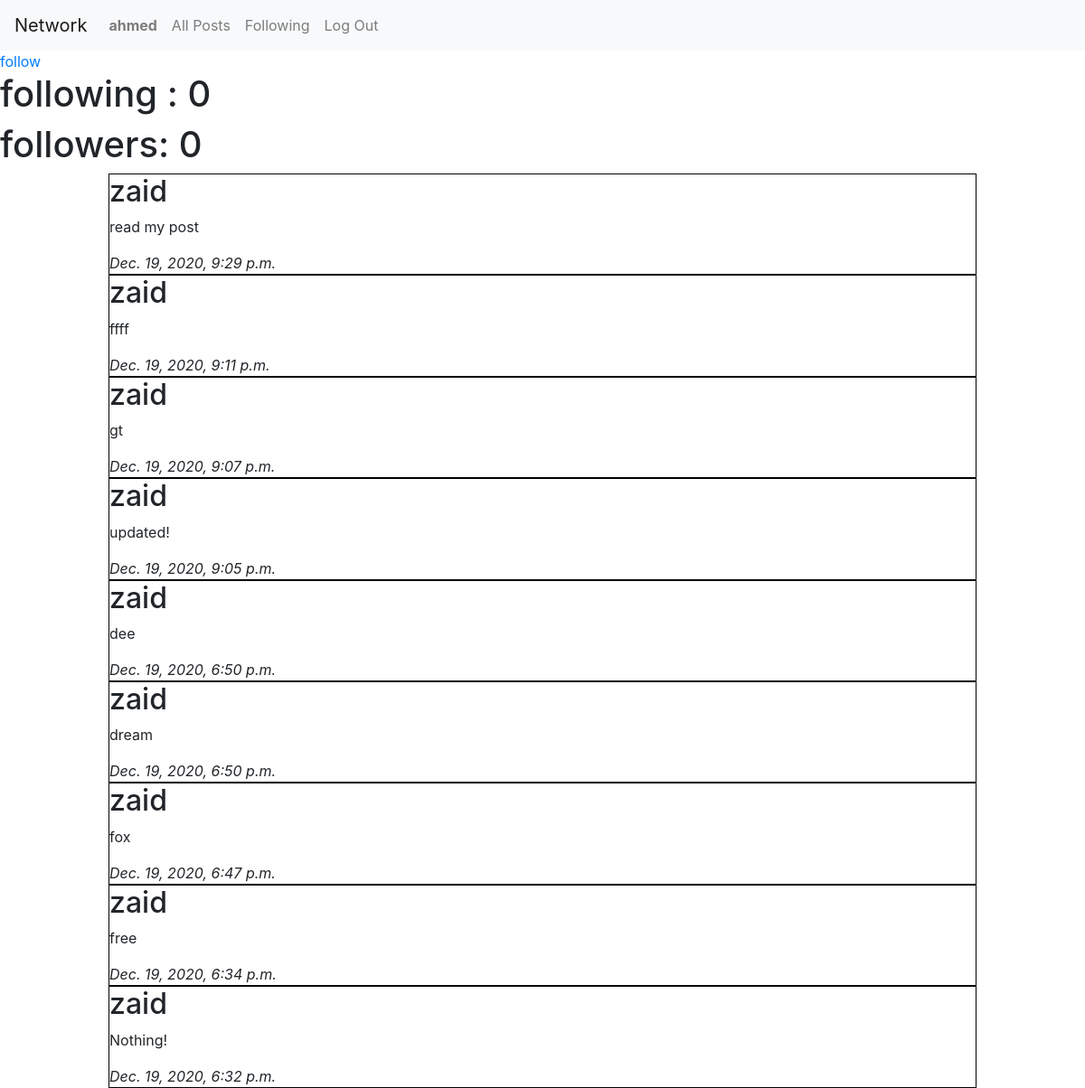
Screenshot of /profile/3 (signed in) with the database file from the repository.
### network/models.py (models this page shows, shortened)
class User(AbstractUser):
    following = models.ManyToManyField('self', symmetrical=False, related_name="followers")
    picture = models.ImageField(height_field="hieght_field", width_field="widt_field", upload_to='media/', null=True, blank=True)
    height_field = models.IntegerField(default=0)
    width_fiels = models.IntegerField(default=0)

class Post(models.Model):
    content = models.TextField(max_length=100)
    timestamp = models.DateTimeField(auto_now_add=True)
    created_by = models.ForeignKey(User, on_delete=models.CASCADE, related_name="poster")
    like = models.ManyToManyField(User, related_name="user_like")
    num_likes= models.IntegerField(default=0)
    image = models.ImageField(blank= True,upload_to ='media')

### network/views.py (the view)
# urls.py: path("profile/<user_id>", views.profile, name="profile"),
@login_required
def profile(request, user_id):
    user = User.objects.get(pk=user_id)
    user_login= User.objects.get(pk=request.user.id)
    if(request.user.id == user.id):
        follow=False
    else:
        follow = True
    is_follow = user.following.filter(username=user_login).exists()
    followers = user.following.all().count()
    following = user.followers.all().count()
    allposts = Post.objects.filter(created_by=user_id).order_by('-timestamp')
    return render(request, "network/profile.html",{
        "following": following,
        "followers": followers,
        "allposts" : allposts,
        "follow" : follow,
        "user_id" : user_id,
        "is_follow" : is_follow
    })

### network/templates/network/profile.html (shortened to what this page needs)
{% extends "network/layout.html" %}
{% load static %}
{% block body %}
    {% if follow %}
    {% if is_follow %}
        <a href="{% url 'follow' user_id %}">unfollow</a>
    {% else %}
        <a href="{% url 'follow' user_id %}">follow</a>
    {% endif%}
    {% endif %}
    <h1>following : {{ following }}</h1>
    <h1>followers: {{ followers }}</h1>
    <div id="user_posts">
    {% for post in allposts %}
    <div class="userpost">
        <h2>{{ post.created_by }}</h2>
        <p>{{ post.content }} </p>
        <i>{{ post.timestamp }}</i>
    </div>
    {% endfor %}
</div>
{% endblock%}

### network/templates/network/layout.html (shortened to what this page needs)
{% load static %}
<!DOCTYPE html>
<html lang="en">
    <head>
        <link rel="stylesheet" href="https://stackpath.bootstrapcdn.com/bootstrap/4.4.1/css/bootstrap.min.css">
        <link href="{% static 'network/styles.css' %}" rel="stylesheet">
    </head>
    <body>
        <nav class="navbar navbar-expand-lg navbar-light bg-light">
            <a class="navbar-brand" href="{% url 'index' %}">Network</a>
            <div>
              <ul class="navbar-nav mr-auto">
                {% if user.is_authenticated %}
                    <li class="nav-item">
                        <a class="nav-link" href="{% url 'profile' user.id %}"><strong>{{ user.username }}</strong></a>
                    </li>
                {% endif %}
                <li class="nav-item">
                  <a class="nav-link" href="{% url 'index' %}">All Posts</a>
                </li>
                {% if user.is_authenticated %}
                    <li class="nav-item">
                        <a class="nav-link" href="{% url 'following' user.id %}">Following</a>
                    </li>
                    <li class="nav-item">
                        <a class="nav-link" href="{% url 'logout' %}">Log Out</a>
                    </li>
                {% endif %}
              </ul>
            </div>
          </nav>
        <div class="body">
            {% block body %}
            {% endblock %}
        </div>
    </body>
</html>

### network/static/network/styles.css (style rules this page uses)
#user_posts { margin-left: auto; margin-right: auto; width: 80%; }
#user_posts .userpost { border: 1px solid black; }

### rows the page displays
User: username "ahmed"
Post: created_by "zaid", content "read my post", timestamp "Dec. 19, 2020, 9:29 p.m."
Post: created_by "zaid", content "ffff", timestamp "Dec. 19, 2020, 9:11 p.m."
Post: created_by "zaid", content "gt", timestamp "Dec. 19, 2020, 9:07 p.m."
Post: created_by "zaid", content "updated!", timestamp "Dec. 19, 2020, 9:05 p.m."
Post: created_by "zaid", content "dee", timestamp "Dec. 19, 2020, 6:50 p.m."
Post: created_by "zaid", content "dream", timestamp "Dec. 19, 2020, 6:50 p.m."
Post: created_by "zaid", content "fox", timestamp "Dec. 19, 2020, 6:47 p.m."
Post: created_by "zaid", content "free", timestamp "Dec. 19, 2020, 6:34 p.m."
Post: created_by "zaid", content "Nothing!", timestamp "Dec. 19, 2020, 6:32 p.m."

### other values shown
{{ following }} "0"
{{ followers }} "0"
